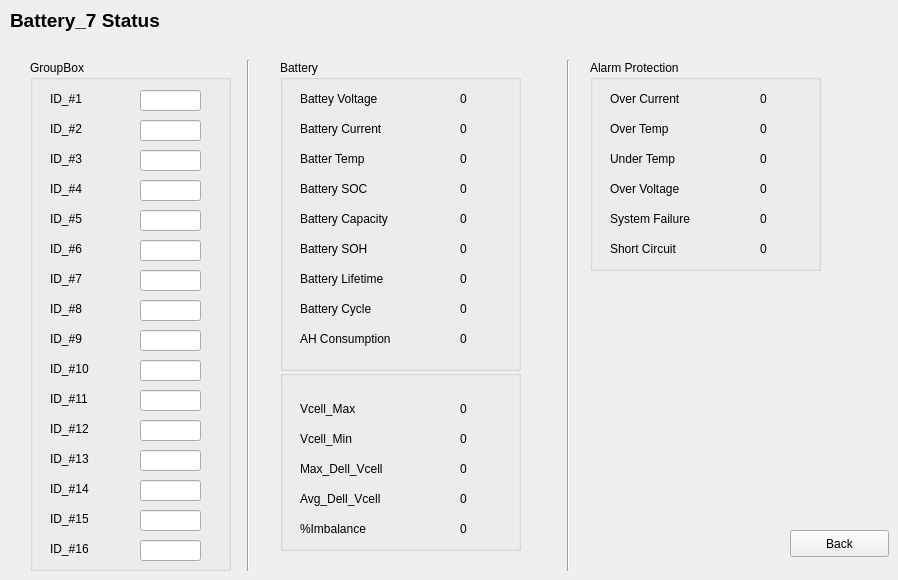
    <widget class="QWidget" name="page_8">
     <widget class="QPushButton" name="pushButton_8">
      <property name="geometry">
       <rect>
        <x>790</x>
        <y>530</y>
        <width>99</width>
        <height>27</height>
       </rect>
      </property>
      <property name="text">
       <string>Back</string>
      </property>
     </widget>
     <widget class="QLabel" name="label_275">
      <property name="geometry">
       <rect>
        <x>10</x>
        <y>10</y>
        <width>161</width>
        <height>21</height>
       </rect>
      </property>
      <property name="font">
       <font>
        <pointsize>14</pointsize>
        <weight>75</weight>
        <bold>true</bold>
       </font>
      </property>
      <property name="text">
       <string>Battery_7 Status</string>
      </property>
     </widget>
     <widget class="Line" name="line_14">
      <property name="geometry">
       <rect>
        <x>560</x>
        <y>60</y>
        <width>16</width>
        <height>511</height>
       </rect>
      </property>
      <property name="orientation">
       <enum>Qt::Vertical</enum>
      </property>
     </widget>
     <widget class="QGroupBox" name="groupBox_34">
      <property name="geometry">
       <rect>
        <x>280</x>
        <y>370</y>
        <width>241</width>
        <height>181</height>
       </rect>
      </property>
      <property name="title">
       <string/>
      </property>
      <widget class="QLabel" name="label_276">
       <property name="geometry">
        <rect>
         <x>20</x>
         <y>30</y>
         <width>121</width>
         <height>17</height>
        </rect>
       </property>
       <property name="text">
        <string>Vcell_Max</string>
       </property>
      </widget>
      <widget class="QLabel" name="label_277">
       <property name="geometry">
        <rect>
         <x>20</x>
         <y>60</y>
         <width>101</width>
         <height>17</height>
        </rect>
       </property>
       <property name="text">
        <string>Vcell_Min</string>
       </property>
      </widget>
      <widget class="QLabel" name="label_278">
       <property name="geometry">
        <rect>
         <x>20</x>
         <y>90</y>
         <width>111</width>
         <height>17</height>
        </rect>
       </property>
       <property name="text">
        <string>Max_Dell_Vcell</string>
       </property>
      </widget>
      <widget class="QLabel" name="label_279">
       <property name="geometry">
        <rect>
         <x>20</x>
         <y>120</y>
         <width>111</width>
         <height>17</height>
        </rect>
       </property>
       <property name="text">
        <string>Avg_Dell_Vcell</string>
       </property>
      </widget>
      <widget class="QLabel" name="label_280">
       <property name="geometry">
        <rect>
         <x>20</x>
         <y>150</y>
         <width>121</width>
         <height>17</height>
        </rect>
       </property>
       <property name="text">
        <string>%Imbalance</string>
       </property>
      </widget>
      <widget class="QLabel" name="bat_7_vcell_max">
       <property name="geometry">
        <rect>
         <x>180</x>
         <y>30</y>
         <width>41</width>
         <height>17</height>
        </rect>
       </property>
       <property name="text">
        <string>0</string>
       </property>
      </widget>
      <widget class="QLabel" name="bat_7_vcell_min">
       <property name="geometry">
        <rect>
         <x>180</x>
         <y>60</y>
         <width>41</width>
         <height>17</height>
        </rect>
       </property>
       <property name="text">
        <string>0</string>
       </property>
      </widget>
      <widget class="QLabel" name="bat_7_avg_dell_vcell">
       <property name="geometry">
        <rect>
         <x>180</x>
         <y>120</y>
         <width>41</width>
         <height>17</height>
        </rect>
       </property>
       <property name="text">
        <string>0</string>
       </property>
      </widget>
      <widget class="QLabel" name="bat_7_imbalance">
       <property name="geometry">
        <rect>
         <x>180</x>
         <y>150</y>
         <width>41</width>
         <height>17</height>
        </rect>
       </property>
       <property name="text">
        <string>0</string>
       </property>
      </widget>
      <widget class="QLabel" name="bat_7_max_dell_vcell">
       <property name="geometry">
        <rect>
         <x>180</x>
         <y>90</y>
         <width>41</width>
         <height>17</height>
        </rect>
       </property>
       <property name="text">
        <string>0</string>
       </property>
      </widget>
     </widget>
     <widget class="QGroupBox" name="groupBox_35">
      <property name="geometry">
       <rect>
        <x>30</x>
        <y>60</y>
        <width>201</width>
        <height>511</height>
       </rect>
      </property>
      <property name="title">
       <string>GroupBox</string>
      </property>
      <widget class="QLabel" name="label_281">
       <property name="geometry">
        <rect>
         <x>20</x>
         <y>30</y>
         <width>121</width>
         <height>17</height>
        </rect>
       </property>
       <property name="text">
        <string>ID_#1</string>
       </property>
      </widget>
      <widget class="QLabel" name="label_282">
       <property name="geometry">
        <rect>
         <x>20</x>
         <y>60</y>
         <width>101</width>
         <height>17</height>
        </rect>
       </property>
       <property name="text">
        <string>ID_#2</string>
       </property>
      </widget>
      <widget class="QLabel" name="label_283">
       <property name="geometry">
        <rect>
         <x>20</x>
         <y>90</y>
         <width>111</width>
         <height>17</height>
        </rect>
       </property>
       <property name="text">
        <string>ID_#3</string>
       </property>
      </widget>
      <widget class="QLabel" name="label_284">
       <property name="geometry">
        <rect>
         <x>20</x>
         <y>120</y>
         <width>111</width>
         <height>17</height>
        </rect>
       </property>
       <property name="text">
        <string>ID_#4</string>
       </property>
      </widget>
      <widget class="QLabel" name="label_285">
       <property name="geometry">
        <rect>
         <x>20</x>
         <y>150</y>
         <width>121</width>
         <height>17</height>
        </rect>
       </property>
       <property name="text">
        <string>ID_#5</string>
       </property>
      </widget>
      <widget class="QLabel" name="label_286">
       <property name="geometry">
        <rect>
         <x>20</x>
         <y>180</y>
         <width>121</width>
         <height>17</height>
        </rect>
       </property>
       <property name="text">
        <string>ID_#6</string>
       </property>
      </widget>
      <widget class="QLabel" name="label_287">
       <property name="geometry">
        <rect>
         <x>20</x>
         <y>210</y>
         <width>121</width>
         <height>17</height>
        </rect>
       </property>
       <property name="text">
        <string>ID_#7</string>
       </property>
      </widget>
      <widget class="QLabel" name="label_288">
       <property name="geometry">
        <rect>
         <x>20</x>
         <y>240</y>
         <width>121</width>
         <height>17</height>
        </rect>
       </property>
       <property name="text">
        <string>ID_#8</string>
       </property>
      </widget>
      <widget class="QLabel" name="label_289">
       <property name="geometry">
        <rect>
         <x>20</x>
         <y>270</y>
         <width>121</width>
         <height>17</height>
        </rect>
       </property>
       <property name="text">
        <string>ID_#9</string>
       </property>
      </widget>
      <widget class="QLabel" name="label_290">
       <property name="geometry">
        <rect>
         <x>20</x>
         <y>300</y>
         <width>121</width>
         <height>17</height>
        </rect>
       </property>
       <property name="text">
        <string>ID_#10</string>
       </property>
      </widget>
      <widget class="QLabel" name="label_291">
       <property name="geometry">
        <rect>
         <x>20</x>
         <y>330</y>
         <width>121</width>
         <height>17</height>
        </rect>
       </property>
       <property name="text">
        <string>ID_#11</string>
       </property>
      </widget>
      <widget class="QLabel" name="label_292">
       <property name="geometry">
        <rect>
         <x>20</x>
         <y>390</y>
         <width>121</width>
         <height>17</height>
        </rect>
       </property>
       <property name="text">
        <string>ID_#13</string>
       </property>
      </widget>
      <widget class="QLabel" name="label_293">
       <property name="geometry">
        <rect>
         <x>20</x>
         <y>360</y>
         <width>121</width>
         <height>17</height>
        </rect>
       </property>
       <property name="text">
        <string>ID_#12</string>
       </property>
      </widget>
      <widget class="QLabel" name="label_294">
       <property name="geometry">
        <rect>
         <x>20</x>
         <y>420</y>
         <width>121</width>
         <height>17</height>
        </rect>
       </property>
       <property name="text">
        <string>ID_#14</string>
       </property>
      </widget>
      <widget class="QLabel" name="label_295">
       <property name="geometry">
        <rect>
         <x>20</x>
         <y>450</y>
         <width>121</width>
         <height>17</height>
        </rect>
       </property>
       <property name="text">
        <string>ID_#15</string>
       </property>
      </widget>
      <widget class="QLabel" name="label_296">
       <property name="geometry">
        <rect>
         <x>20</x>
         <y>480</y>
         <width>121</width>
         <height>17</height>
        </rect>
       </property>
       <property name="text">
        <string>ID_#16</string>
       </property>
      </widget>
      <widget class="QLineEdit" name="bat_7_id_9">
       <property name="geometry">
        <rect>
         <x>110</x>
         <y>270</y>
         <width>61</width>
         <height>21</height>
        </rect>
       </property>
      </widget>
      <widget class="QLineEdit" name="bat_7_id_10">
       <property name="geometry">
        <rect>
         <x>110</x>
         <y>300</y>
         <width>61</width>
         <height>21</height>
        </rect>
       </property>
      </widget>
      <widget class="QLineEdit" name="bat_7_id_15">
       <property name="geometry">
        <rect>
         <x>110</x>
         <y>450</y>
         <width>61</width>
         <height>21</height>
        </rect>
       </property>
      </widget>
      <widget class="QLineEdit" name="bat_7_id_6">
       <property name="geometry">
        <rect>
         <x>110</x>
         <y>180</y>
         <width>61</width>
         <height>21</height>
        </rect>
       </property>
      </widget>
      <widget class="QLineEdit" name="bat_7_id_8">
       <property name="geometry">
        <rect>
         <x>110</x>
         <y>240</y>
         <width>61</width>
         <height>21</height>
        </rect>
       </property>
      </widget>
      <widget class="QLineEdit" name="bat_7_id_5">
       <property name="geometry">
        <rect>
         <x>110</x>
         <y>150</y>
         <width>61</width>
         <height>21</height>
        </rect>
       </property>
      </widget>
      <widget class="QLineEdit" name="bat_7_id_16">
       <property name="geometry">
        <rect>
         <x>110</x>
         <y>480</y>
         <width>61</width>
         <height>21</height>
        </rect>
       </property>
      </widget>
      <widget class="QLineEdit" name="bat_7_id_11">
       <property name="geometry">
        <rect>
         <x>110</x>
         <y>330</y>
         <width>61</width>
         <height>21</height>
        </rect>
       </property>
      </widget>
      <widget class="QLineEdit" name="bat_7_id_12">
       <property name="geometry">
        <rect>
         <x>110</x>
         <y>360</y>
         <width>61</width>
         <height>21</height>
        </rect>
       </property>
      </widget>
      <widget class="QLineEdit" name="bat_7_id_1">
       <property name="geometry">
        <rect>
         <x>110</x>
         <y>30</y>
         <width>61</width>
         <height>21</height>
        </rect>
       </property>
      </widget>
      <widget class="QLineEdit" name="bat_7_id_13">
       <property name="geometry">
        <rect>
         <x>110</x>
         <y>390</y>
         <width>61</width>
         <height>21</height>
        </rect>
       </property>
      </widget>
      <widget class="QLineEdit" name="bat_7_id_2">
       <property name="geometry">
        <rect>
         <x>110</x>
         <y>60</y>
         <width>61</width>
         <height>21</height>
        </rect>
       </property>
      </widget>
      <widget class="QLineEdit" name="bat_7_id_14">
       <property name="geometry">
        <rect>
         <x>110</x>
         <y>420</y>
         <width>61</width>
         <height>21</height>
        </rect>
       </property>
      </widget>
      <widget class="QLineEdit" name="bat_7_id_4">
       <property name="geometry">
        <rect>
         <x>110</x>
         <y>120</y>
         <width>61</width>
         <height>21</height>
        </rect>
       </property>
      </widget>
      <widget class="QLineEdit" name="bat_7_id_3">
       <property name="geometry">
        <rect>
         <x>110</x>
         <y>90</y>
         <width>61</width>
         <height>21</height>
        </rect>
       </property>
      </widget>
      <widget class="QLineEdit" name="bat_7_id_7">
       <property name="geometry">
        <rect>
         <x>110</x>
         <y>210</y>
         <width>61</width>
         <height>21</height>
        </rect>
       </property>
      </widget>
     </widget>
     <widget class="QGroupBox" name="groupBox_36">
      <property name="geometry">
       <rect>
        <x>590</x>
        <y>60</y>
        <width>231</width>
        <height>211</height>
       </rect>
      </property>
      <property name="title">
       <string>Alarm Protection</string>
      </property>
      <widget class="QLabel" name="label_297">
       <property name="geometry">
        <rect>
         <x>20</x>
         <y>30</y>
         <width>121</width>
         <height>17</height>
        </rect>
       </property>
       <property name="text">
        <string>Over Current</string>
       </property>
      </widget>
      <widget class="QLabel" name="label_298">
       <property name="geometry">
        <rect>
         <x>20</x>
         <y>60</y>
         <width>101</width>
         <height>17</height>
        </rect>
       </property>
       <property name="text">
        <string>Over Temp</string>
       </property>
      </widget>
      <widget class="QLabel" name="label_299">
       <property name="geometry">
        <rect>
         <x>20</x>
         <y>90</y>
         <width>111</width>
         <height>17</height>
        </rect>
       </property>
       <property name="text">
        <string>Under Temp</string>
       </property>
      </widget>
      <widget class="QLabel" name="label_300">
       <property name="geometry">
        <rect>
         <x>20</x>
         <y>120</y>
         <width>111</width>
         <height>17</height>
        </rect>
       </property>
       <property name="text">
        <string>Over Voltage</string>
       </property>
      </widget>
      <widget class="QLabel" name="label_301">
       <property name="geometry">
        <rect>
         <x>20</x>
         <y>150</y>
         <width>121</width>
         <height>17</height>
        </rect>
       </property>
       <property name="text">
        <string>System Failure</string>
       </property>
      </widget>
      <widget class="QLabel" name="label_302">
       <property name="geometry">
        <rect>
         <x>20</x>
         <y>180</y>
         <width>121</width>
         <height>17</height>
        </rect>
       </property>
       <property name="text">
        <string>Short Circuit</string>
       </property>
      </widget>
      <widget class="QLabel" name="bat_7_over_temp">
       <property name="geometry">
        <rect>
         <x>170</x>
         <y>60</y>
         <width>41</width>
         <height>17</height>
        </rect>
       </property>
       <property name="text">
        <string>0</string>
       </property>
      </widget>
      <widget class="QLabel" name="bat_7_under_temp">
       <property name="geometry">
        <rect>
         <x>170</x>
         <y>90</y>
         <width>41</width>
         <height>17</height>
        </rect>
       </property>
       <property name="text">
        <string>0</string>
       </property>
      </widget>
      <widget class="QLabel" name="bat_7_system_failure">
       <property name="geometry">
        <rect>
         <x>170</x>
         <y>150</y>
         <width>41</width>
         <height>17</height>
        </rect>
       </property>
       <property name="text">
        <string>0</string>
       </property>
      </widget>
      <widget class="QLabel" name="bat_7_short_circuit">
       <property name="geometry">
        <rect>
         <x>170</x>
         <y>180</y>
         <width>41</width>
         <height>17</height>
        </rect>
       </property>
       <property name="text">
        <string>0</string>
       </property>
      </widget>
      <widget class="QLabel" name="bat_7_over_current">
       <property name="geometry">
        <rect>
         <x>170</x>
         <y>30</y>
         <width>41</width>
         <height>17</height>
        </rect>
       </property>
       <property name="text">
        <string>0</string>
       </property>
      </widget>
      <widget class="QLabel" name="bat_7_over_voltage">
       <property name="geometry">
        <rect>
         <x>170</x>
         <y>120</y>
         <width>41</width>
         <height>17</height>
        </rect>
       </property>
       <property name="text">
        <string>0</string>
       </property>
      </widget>
     </widget>
     <widget class="QGroupBox" name="groupBox_37">
      <property name="geometry">
       <rect>
        <x>280</x>
        <y>60</y>
        <width>241</width>
        <height>311</height>
       </rect>
      </property>
      <property name="title">
       <string>Battery</string>
      </property>
      <widget class="QLabel" name="label_303">
       <property name="geometry">
        <rect>
         <x>20</x>
         <y>30</y>
         <width>121</width>
         <height>17</height>
        </rect>
       </property>
       <property name="text">
        <string>Battey Voltage</string>
       </property>
      </widget>
      <widget class="QLabel" name="label_304">
       <property name="geometry">
        <rect>
         <x>20</x>
         <y>60</y>
         <width>141</width>
         <height>17</height>
        </rect>
       </property>
       <property name="text">
        <string>Battery Current</string>
       </property>
      </widget>
      <widget class="QLabel" name="label_305">
       <property name="geometry">
        <rect>
         <x>20</x>
         <y>90</y>
         <width>111</width>
         <height>17</height>
        </rect>
       </property>
       <property name="text">
        <string>Batter Temp</string>
       </property>
      </widget>
      <widget class="QLabel" name="label_306">
       <property name="geometry">
        <rect>
         <x>20</x>
         <y>120</y>
         <width>111</width>
         <height>17</height>
        </rect>
       </property>
       <property name="text">
        <string>Battery SOC</string>
       </property>
      </widget>
      <widget class="QLabel" name="label_307">
       <property name="geometry">
        <rect>
         <x>20</x>
         <y>150</y>
         <width>141</width>
         <height>17</height>
        </rect>
       </property>
       <property name="text">
        <string>Battery Capacity</string>
       </property>
      </widget>
      <widget class="QLabel" name="label_308">
       <property name="geometry">
        <rect>
         <x>20</x>
         <y>180</y>
         <width>141</width>
         <height>17</height>
        </rect>
       </property>
       <property name="text">
        <string>Battery SOH</string>
       </property>
      </widget>
      <widget class="QLabel" name="label_309">
       <property name="geometry">
        <rect>
         <x>20</x>
         <y>210</y>
         <width>141</width>
         <height>17</height>
        </rect>
       </property>
       <property name="text">
        <string>Battery Lifetime</string>
       </property>
      </widget>
      <widget class="QLabel" name="label_310">
       <property name="geometry">
        <rect>
         <x>20</x>
         <y>240</y>
         <width>141</width>
         <height>17</height>
        </rect>
       </property>
       <property name="text">
        <string>Battery Cycle</string>
       </property>
      </widget>
      <widget class="QLabel" name="label_311">
       <property name="geometry">
        <rect>
         <x>20</x>
         <y>270</y>
         <width>141</width>
         <height>17</height>
        </rect>
       </property>
       <property name="text">
        <string>AH Consumption</string>
       </property>
      </widget>
      <widget class="QLabel" name="bat_7_current">
       <property name="geometry">
        <rect>
         <x>180</x>
         <y>60</y>
         <width>41</width>
         <height>17</height>
        </rect>
       </property>
       <property name="text">
        <string>0</string>
       </property>
      </widget>
      <widget class="QLabel" name="bat_7_temp">
       <property name="geometry">
        <rect>
         <x>180</x>
         <y>90</y>
         <width>41</width>
         <height>17</height>
        </rect>
       </property>
       <property name="text">
        <string>0</string>
       </property>
      </widget>
      <widget class="QLabel" name="bat_7_capacity">
       <property name="geometry">
        <rect>
         <x>180</x>
         <y>150</y>
         <width>41</width>
         <height>17</height>
        </rect>
       </property>
       <property name="text">
        <string>0</string>
       </property>
      </widget>
      <widget class="QLabel" name="bat_7_soh">
       <property name="geometry">
        <rect>
         <x>180</x>
         <y>180</y>
         <width>41</width>
         <height>17</height>
        </rect>
       </property>
       <property name="text">
        <string>0</string>
       </property>
      </widget>
      <widget class="QLabel" name="bat_7_voltage">
       <property name="geometry">
        <rect>
         <x>180</x>
         <y>30</y>
         <width>41</width>
         <height>17</height>
        </rect>
       </property>
       <property name="text">
        <string>0</string>
       </property>
      </widget>
      <widget class="QLabel" name="bat_7_soc">
       <property name="geometry">
        <rect>
         <x>180</x>
         <y>120</y>
         <width>41</width>
         <height>17</height>
        </rect>
       </property>
       <property name="text">
        <string>0</string>
       </property>
      </widget>
      <widget class="QLabel" name="bat_7_cycle">
       <property name="geometry">
        <rect>
         <x>180</x>
         <y>240</y>
         <width>41</width>
         <height>17</height>
        </rect>
       </property>
       <property name="text">
        <string>0</string>
       </property>
      </widget>
      <widget class="QLabel" name="bat_7_consumption">
       <property name="geometry">
        <rect>
         <x>180</x>
         <y>270</y>
         <width>41</width>
         <height>17</height>
        </rect>
       </property>
       <property name="text">
        <string>0</string>
       </property>
      </widget>
      <widget class="QLabel" name="bat_7_lifetime">
       <property name="geometry">
        <rect>
         <x>180</x>
         <y>210</y>
         <width>41</width>
         <height>17</height>
        </rect>
       </property>
       <property name="text">
        <string>0</string>
       </property>
      </widget>
     </widget>
     <widget class="Line" name="line_15">
      <property name="geometry">
       <rect>
        <x>240</x>
        <y>60</y>
        <width>16</width>
        <height>511</height>
       </rect>
      </property>
      <property name="orientation">
       <enum>Qt::Vertical</enum>
      </property>
     </widget>
    </widget>
